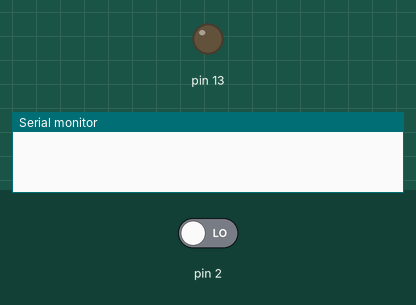
Bench run of a sketch on a simulated Arduino Uno, built with avr-gcc and run on an emulated ATmega328P. On the bench: output pins drawn as LEDs (lit = HIGH), the last lines printed to the serial monitor. The test bench sets the inputs (shaded band); at power-on: pin 2 LOW.

Above: at 1.2 s.
1.3 s: pin 2 driven HIGH
At 1.9 s:
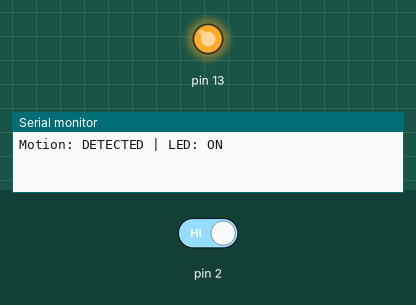
2.8 s: pin 2 driven LOW
At 4.2 s:
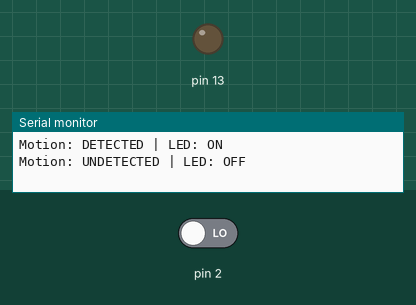
Timing chart, 0 to 5.8 s (numbered marks = the images above; inputs shaded):
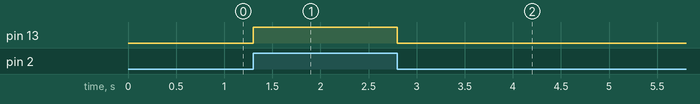

Measured:
- after the input at 1.3 s, pin 13: LOW → HIGH at once
- after the input at 2.8 s, pin 13: HIGH → LOW at once

The sketch:

Task_1.2P_Code.ino
```cpp
// Set up the serial monitor, input and output pins and interrupt
void setup()
{
	Serial.begin(9600);

    // Set the PIR sensor pin to expect input
	pinMode(2, INPUT);

  	// Set the LED pin to provide output
	pinMode(13, OUTPUT);

  	// Define interrupt to occur when the input changes and to run the 'detectMotion()' function
  	attachInterrupt(digitalPinToInterrupt(2), detectMotion, CHANGE);
}

// Loop that is constantly run as long as power is received
void loop()
{
  	// Add a 100ms delay to stop the Tinkercad service from lagging and to simulate system usage
  	delay(100);
}

// Function to run when interrupted
void detectMotion()
{
  	// If there is motion:
  	if (digitalRead(2) == HIGH)
  	{
		// Print that motion is detected
    	Serial.print("Motion: DETECTED ");

        // Turn the LED on
     	digitalWrite(13, HIGH);

     	// Print that the LED is on
     	Serial.println("| LED: ON");
    }

  	// If there is no motion:
  	else
    {
    	// Print that motion is not detected
    	Serial.print("Motion: UNDETECTED ");

        // Turn the LED on
     	digitalWrite(13, LOW);

     	// Print that the LED is on
     	Serial.println("| LED: OFF");
    }
}
```
